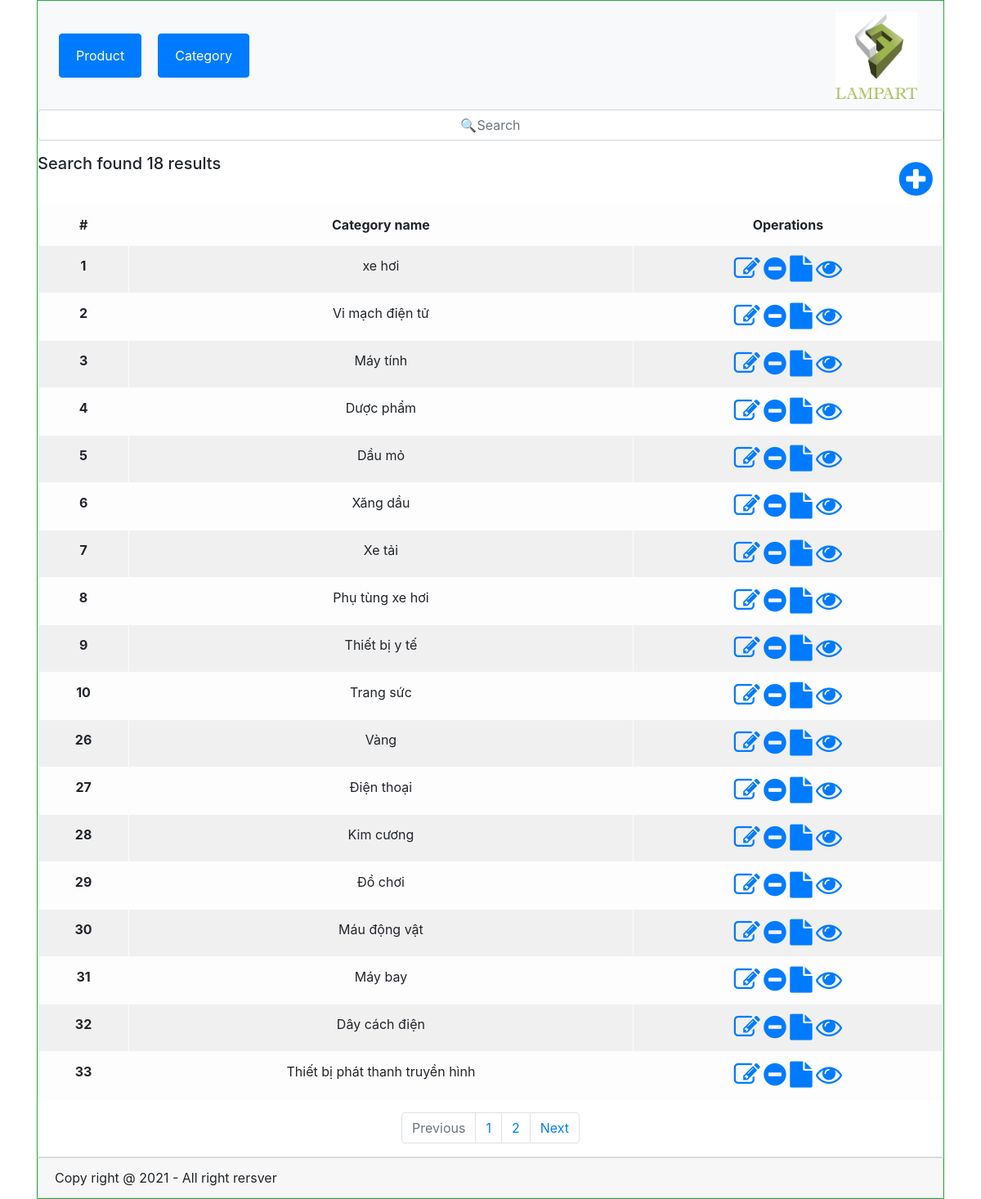
/index.php?controller=category&action=index, run on the app's committed database.
### tables this page shows
CREATE TABLE IF NOT EXISTS `categorys` (
  `id` int(2) NOT NULL AUTO_INCREMENT,
  `name` varchar(50) NOT NULL,
  `del` tinyint(1) NOT NULL DEFAULT '0',
  PRIMARY KEY (`id`)
);

### class/Utilities.php (called while the page is built, shortened)
<?php
    class Utilities{
        public static function get($key, $default=""){
            return isset($_GET[$key])? trim($_GET[$key]): $default;
        }
    }
?>

### class/Db.php (called while the page is built, shortened)
<?php
    class Db{
        protected static $pdo;
        function __construct(){
            self::$pdo = new PDO("mysql:host=".HOST.";dbname=".DBNAME, USER, PASSWD);
            self::$pdo->query("set names utf8");
        }
        protected function selectQuery($query, $condition=[]){
            $stm= self::$pdo->prepare($query);
            $stm->execute($condition);
            return $stm->fetchAll(PDO::FETCH_ASSOC);
        }
    }
?>

### model/category.php (called while the page is built)
<?php
    function getAllCategory(){
        $objCategory= new Category();
        $dataCategory= $objCategory->getAll();
        return $dataCategory;
    }
?>

### class/Category.php (called while the page is built)
<?php
    class Category extends Db{
        public function getAll(){
            return $this->selectQuery("select * from categorys");
        }
    }
?>

### view/category/index.php (the view)
<div class="input-group mb-3">
    <input type="text" class="form-control" style="text-align:center;" placeholder="&#128269;Search" aria-label="Search" aria-describedby="basic-addon2">
</div>
<span class="d-inline-block"><h5>Search found <?php echo count($dataCategory) ?> results</h5></span>
<span class="d-inline-block btn float-right">
    <a name="#" id="" href="#" role="button"><i class="fa fa-plus-circle fa-3x"></i></a>
</span>
<table border="1" class="table table-striped table-light" style="text-align: center;">
    <thead>
        <tr>
        <th scope="col">#</th>
        <th scope="col">Category name</th>
        <th scope="col">Operations</th>
        </tr>
    </thead>
    <tbody>
        <?php
            foreach ($dataCategory as $cate) {
        ?>
        <tr>
            <th scope="row"><?php echo $cate["id"] ?></th>
            <td><?php echo $cate["name"] ?></td>
            <td>
                <a href=""><i class="fa fa-pencil-square-o fa-2x"></i></a>
                <a href=""><i class="fa fa-minus-circle fa-2x"></i></a>
                <a href=""><i class="fa fa-file fa-2x"></i></a>
                <a href=""><i class="fa fa-eye fa-2x"></i></a>
            </td>
        </tr>
        <?php } ?>
    </tbody>
</table>
<nav aria-label="Page navigation">
    <ul class="pagination justify-content-center">
    <li class="page-item disabled">
        <a class="page-link" href="#" aria-label="Previous">
        <span>Previous</span>
        </a>
    </li>
    <li class="page-item"><a class="page-link" href="#">1</a></li>
    <li class="page-item"><a class="page-link" href="#">2</a></li>
    <li class="page-item">
        <a class="page-link" href="#" aria-label="Next">
        <span>Next</span>
        </a>
    </li>
    </ul>
</nav>

### index.php (shortened to what this page needs)
<?php
    $controller= Utilities::get("controller", 'product');
?>
<!doctype html>
<html lang="en">
  <head>
    <link rel="stylesheet" href="https://stackpath.bootstrapcdn.com/bootstrap/4.3.1/css/bootstrap.min.css">
    <link rel="stylesheet" href="https://cdnjs.cloudflare.com/ajax/libs/font-awesome/4.7.0/css/font-awesome.css">
  </head>
  <body>
    <div class="d-flex justify-content-center">
        <div class="container">
            <div class="border border-success">
                <?php
                    include "./pages/navbar.php"
                ?>
                <?php
                    switch ($controller) {
                        case 'category':
                            include "./controller/category.php";
                            break;
                    }
                ?>
                <?php
                    include "./pages/footer.php"
                ?>
            </div>
        </div>
    </div>
  </body>
</html>

### pages/navbar.php
<nav class="navbar navbar-expand-lg navbar-light bg-light">
    <ul class="navbar-nav">
        <li class="nav-item" style="padding:10px;">
            <button class="btn btn-primary" type="button">
                <a class="nav-link" href="index.html" style="color:white;">Product</a>
            </button>
        </li>
        <li class="nav-item" style="padding:10px;">
            <button class="btn btn-primary" type="button">
                <a class="nav-link" href="index.php?controller=category&action=index" style="color:white;">Category</a>
            </button>
        </li>
    </ul>
    <ul class="navbar-nav ml-auto">
        <li class="nav-item">
            <a class="navbar-brand" href="index.html">
                <img src="./assets/image/logo.png" alt="logo" style="width:100px;">
            </a>
        </li>
    </ul>
</nav>

### controller/category.php (shortened to what this page needs)
<?php
    $action = Utilities::get("action", "index");
    switch ($action) {
        case 'index':
            include "./model/category.php";
            $dataCategory= getAllCategory();
            include "./view/category/index.php";
            break;
    }
?>

### pages/footer.php
<div class="card">
    <div class="card-footer">
        Copy right @ 2021 - All right rersver
    </div>
</div>

### data on the page
categorys: id "1", name "xe hơi"
categorys: id "2", name "Vi mạch điện tử"
categorys: id "3", name "Máy tính"
categorys: id "4", name "Dược phẩm"
categorys: id "5", name "Dầu mỏ"
categorys: id "6", name "Xăng dầu"
categorys: id "7", name "Xe tải"
categorys: id "8", name "Phụ tùng xe hơi"
categorys: id "9", name "Thiết bị y tế"
categorys: id "10", name "Trang sức"
categorys: id "26", name "Vàng"
categorys: id "27", name "Điện thoại"
categorys: id "28", name "Kim cương"
categorys: id "29", name "Đồ chơi"
categorys: id "30", name "Máu động vật"
categorys: id "31", name "Máy bay"
categorys: id "32", name "Dây cách điện"
categorys: id "33", name "Thiết bị phát thanh truyền hình"

### other printed values
count($dataCategory) "18"
